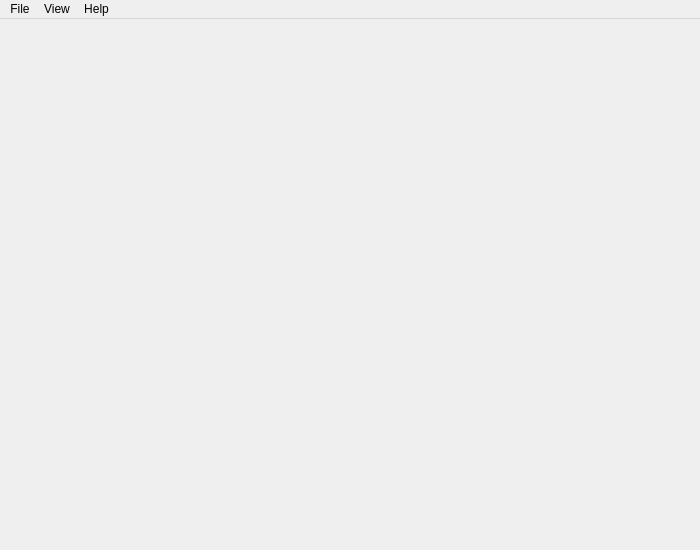
<?xml version="1.0" encoding="UTF-8"?>
<ui version="4.0">
 <class>MainWindow</class>
 <widget class="QMainWindow" name="MainWindow">
  <property name="geometry">
   <rect>
    <x>0</x>
    <y>0</y>
    <width>700</width>
    <height>550</height>
   </rect>
  </property>
  <property name="sizePolicy">
   <sizepolicy hsizetype="Expanding" vsizetype="Expanding">
    <horstretch>0</horstretch>
    <verstretch>0</verstretch>
   </sizepolicy>
  </property>
  <property name="minimumSize">
   <size>
    <width>0</width>
    <height>0</height>
   </size>
  </property>
  <property name="windowTitle">
   <string>Realtime Video Magnification</string>
  </property>
  <widget class="QWidget" name="centralWidget">
   <layout class="QVBoxLayout" name="verticalLayout">
    <property name="spacing">
     <number>0</number>
    </property>
    <property name="leftMargin">
     <number>0</number>
    </property>
    <property name="topMargin">
     <number>0</number>
    </property>
    <property name="rightMargin">
     <number>0</number>
    </property>
    <property name="bottomMargin">
     <number>0</number>
    </property>
    <item>
     <layout class="QHBoxLayout" name="frameLayout">
      <property name="spacing">
       <number>0</number>
      </property>
     </layout>
    </item>
   </layout>
  </widget>
  <widget class="QMenuBar" name="menuBar">
   <property name="geometry">
    <rect>
     <x>0</x>
     <y>0</y>
     <width>700</width>
     <height>22</height>
    </rect>
   </property>
   <widget class="QMenu" name="menuFile">
    <property name="title">
     <string>File</string>
    </property>
    <addaction name="actionQuit"/>
   </widget>
   <widget class="QMenu" name="menuHelp">
    <property name="title">
     <string>Help</string>
    </property>
    <addaction name="actionAbout"/>
   </widget>
   <widget class="QMenu" name="menuView">
    <property name="title">
     <string>View</string>
    </property>
    <addaction name="actionFullScreen"/>
   </widget>
   <addaction name="menuFile"/>
   <addaction name="menuView"/>
   <addaction name="menuHelp"/>
  </widget>
  <action name="actionAbout">
   <property name="text">
    <string>About FDR</string>
   </property>
   <property name="toolTip">
    <string>About FDR</string>
   </property>
  </action>
  <action name="actionFullScreen">
   <property name="checkable">
    <bool>true</bool>
   </property>
   <property name="text">
    <string>Full Screen</string>
   </property>
   <property name="shortcut">
    <string>F11</string>
   </property>
  </action>
  <action name="actionQuit">
   <property name="text">
    <string>Quit</string>
   </property>
  </action>
 </widget>
 <layoutdefault spacing="6" margin="11"/>
 <resources/>
 <connections/>
</ui>
